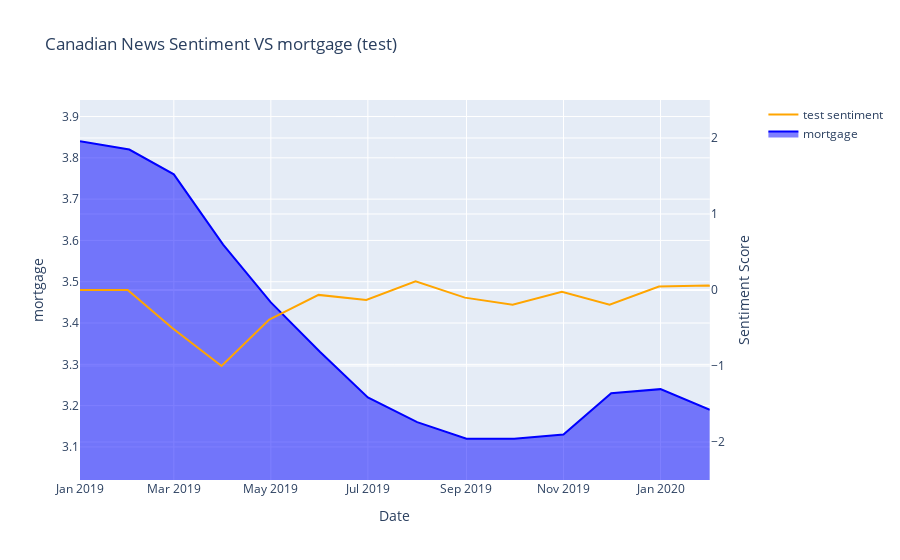

The notebook cell this image was saved under:
### Code cell
test_indicator_name = "mortgage"
test_title = "Canadian News Sentiment VS mortgage (test)"

monthly_senti_df_mortgage.columns = ['final_sentiment']
test_fig = plot_combined_graph_new(test_mrg_df, monthly_senti_df_mortgage, test_indicator_name, test_title, False)
test_fig.show()

### Figure 1 — Plotly figure (JSON) as saved in the notebook; plotly's stock layout.template omitted (floating-point values rounded to 4 significant figures)
{"data": [{"fill": "tonexty", "line": {"color": "blue"}, "mode": "lines", "name": "mortgage", "type": "scatter", "x": ["2019-01-01T00:00:00", "2019-02-01T00:00:00", "2019-03-01T00:00:00", "2019-04-01T00:00:00", "2019-05-01T00:00:00", "2019-06-01T00:00:00", "2019-07-01T00:00:00", "2019-08-01T00:00:00", "2019-09-01T00:00:00", "2019-10-01T00:00:00", "2019-11-01T00:00:00", "2019-12-01T00:00:00", "2020-01-01T00:00:00", "2020-02-01T00:00:00"], "xaxis": "x", "y": [3.84, 3.82, 3.76, 3.59, 3.45, 3.33, 3.22, 3.16, 3.12, 3.12, 3.13, 3.23, 3.24, 3.19], "yaxis": "y"}, {"line": {"color": "orange"}, "name": "test sentiment", "type": "scatter", "x": ["2017-07-31T00:00:00", "2017-08-31T00:00:00", "2017-09-30T00:00:00", "2017-10-31T00:00:00", "2017-11-30T00:00:00", "2017-12-31T00:00:00", "2018-01-31T00:00:00", "2018-02-28T00:00:00", "2018-03-31T00:00:00", "2018-04-30T00:00:00", "2018-05-31T00:00:00", "2018-06-30T00:00:00", "2018-07-31T00:00:00", "2018-08-31T00:00:00", "2018-09-30T00:00:00", "2018-10-31T00:00:00", "2018-11-30T00:00:00", "2018-12-31T00:00:00", "2019-01-31T00:00:00", "2019-02-28T00:00:00", "2019-03-31T00:00:00", "2019-04-30T00:00:00", "2019-05-31T00:00:00", "2019-06-30T00:00:00", "2019-07-31T00:00:00", "2019-08-31T00:00:00", "2019-09-30T00:00:00", "2019-10-31T00:00:00", "2019-11-30T00:00:00", "2019-12-31T00:00:00", "2020-01-31T00:00:00", "2020-02-29T00:00:00", "2020-03-31T00:00:00", "2020-04-30T00:00:00", "2020-05-31T00:00:00"], "xaxis": "x", "y": [1.5, 1.5, 1.5, 0, 0, 0, 0, 0, 0, -1.5, -0.5, -0.5, -0.5, -0.5, -0.5, -0.5, 0, 0, 0, -0.5, -1, -0.3887, -0.06435, -0.1305, 0.1149, -0.1004, -0.1948, -0.02246, -0.194, 0.04636, 0.05888, -0.003667, -0.4665, -0.6889, -0.6158], "yaxis": "y2"}], "layout": {"title": {"text": "Canadian News Sentiment VS mortgage (test)"}, "xaxis": {"anchor": "y", "domain": [0, 0.94], "range": ["2019-01-01T00:00:00", "2020-02-01T00:00:00"], "rangeslider": {"visible": false}, "title": {"text": "Date"}}, "yaxis": {"anchor": "x", "autorange": false, "domain": [0, 1], "range": [3.02, 3.94], "title": {"text": "mortgage"}}, "yaxis2": {"anchor": "x", "overlaying": "y", "range": [-2.5, 2.5], "side": "right", "title": {"text": "Sentiment Score"}}}}
